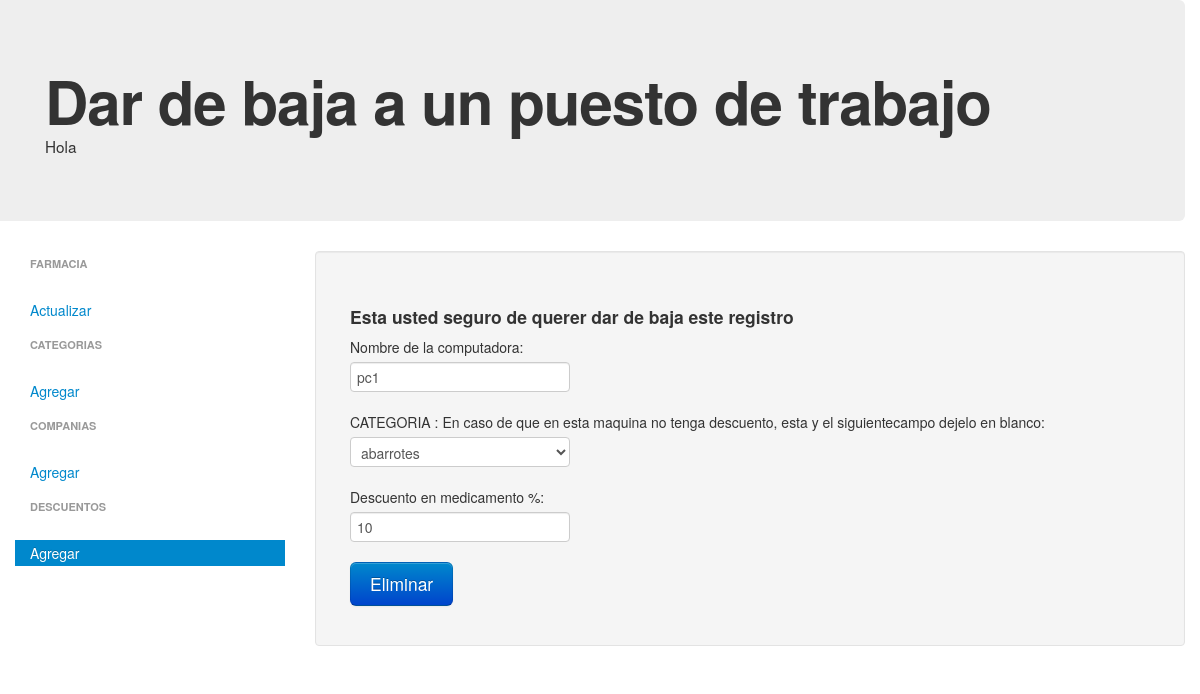
The app's page /rmPC/1/ with its own data.
### apps/pc/models.py (models this page shows, shortened)
class Pc(models.Model):
	nombre_pc = models.CharField(max_length=200)
	categoria = models.ForeignKey(Categoria)
	descuento_medicamento_generico = models.IntegerField()
	status = models.BooleanField(default=True)

### apps/pc/views.py (the view)
# urls.py: url(r'^rmPC/(?P<id_pc>.*)/$', 'view_rmPc', name='vista_eliminar_pc'),
def view_rmPc(request,id_pc):
	pc = Pc.objects.get(pk=id_pc)
	if request.method == "POST":
		print "fue post"
		form = pcForm(request.POST,instance=pc)
		if form.is_valid():
			edit = form.save(commit=False)
			edit.status = False
			edit.save()
			return HttpResponseRedirect('/addPC')
		else:
			pcs = obtListaPCS()
			form = pcForm()
			msg = "El formulario no es valido revisa vien por fabor"
			ctx = {'lista_pc':pcs,'form':form,'msg':msg,'status_pc':'active'}
			return render_to_response('pc/addPc.html',ctx,
					context_instance=RequestContext(request))
	else:
		print "fue get"
		form = pcForm(instance=pc)
		msg = "Esta usted seguro de querer dar de baja este registro"
		ctx = {'form':form,'status_pc':'active','msg':msg}
		return render_to_response('pc/rmPc.html',ctx,
				context_instance=RequestContext(request))

### apps/pc/forms.py
class pcForm(forms.ModelForm):
	class Meta:
		model = Pc
		exclude = {'status',}
	def __init__(self, *args, **kwargs):
		super(pcForm, self).__init__(*args, **kwargs)
		self.fields['categoria'].label = "CATEGORIA : En caso de que en esta maquina no tenga descuento, esta y el siguientecampo dejelo  en blanco"
		self.fields['nombre_pc'].label = "Nombre de la computadora"
		self.fields['descuento_medicamento_generico'].label = "Descuento en medicamento %"

### apps/categoria/models.py (called while the page is built)
	def __unicode__(self):
		return self.nombre_categoria

### templates/pc/rmPc.html (shortened to what this page needs)
{% extends "base.html" %}
{% block content %}
		<div class="container">
			<div class="row">
				<div class="hero-unit">
					<h1>
						Dar de baja a un puesto de trabajo
					</h1>
					<small>Hola</small>
				</div>
			</div>
			<div class="row">
			{% include 'home/barraLateralIzquierdo.html' %}
				<div class="span9">
					<div class="well sidebar-nav">
						<ul class="nav nav-list">
							<li class="nav-header"></li><br>
							<h4>{{ msg }}</h4>
								<form action="" method="POST">
								{{ form.as_p }}
									<button class="btn btn-large btn-primary">Eliminar</button>
									</form>
						</ul>
				</div>
			</div>
		</div>
{% endblock %}

### records on screen
Pc: nombre_pc "pc1", categoria "abarrotes", descuento_medicamento_generico "10"

### other values on screen
{{ msg }} "Esta usted seguro de querer dar de baja este registro"
